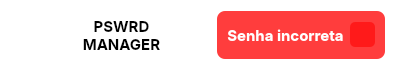
     <widget class="QFrame" name="Header">
      <property name="minimumSize">
       <size>
        <width>0</width>
        <height>70</height>
       </size>
      </property>
      <property name="maximumSize">
       <size>
        <width>16777215</width>
        <height>70</height>
       </size>
      </property>
      <property name="styleSheet">
       <string notr="true">background-color: rgb(255, 255, 255);</string>
      </property>
      <property name="frameShape">
       <enum>QFrame::NoFrame</enum>
      </property>
      <property name="frameShadow">
       <enum>QFrame::Raised</enum>
      </property>
      <property name="lineWidth">
       <number>0</number>
      </property>
      <layout class="QGridLayout" name="gridLayout">
       <item row="0" column="0">
        <widget class="QFrame" name="frame_logo">
         <property name="minimumSize">
          <size>
           <width>200</width>
           <height>0</height>
          </size>
         </property>
         <property name="maximumSize">
          <size>
           <width>313</width>
           <height>70</height>
          </size>
         </property>
         <property name="lineWidth">
          <number>0</number>
         </property>
         <widget class="QLabel" name="logo">
          <property name="geometry">
           <rect>
            <x>6</x>
            <y>0</y>
            <width>50</width>
            <height>50</height>
           </rect>
          </property>
          <property name="minimumSize">
           <size>
            <width>50</width>
            <height>50</height>
           </size>
          </property>
          <property name="maximumSize">
           <size>
            <width>60</width>
            <height>60</height>
           </size>
          </property>
          <property name="styleSheet">
           <string notr="true"/>
          </property>
          <property name="text">
           <string>&lt;html&gt;&lt;head/&gt;&lt;body&gt;&lt;p&gt;&lt;img src=&quot;:/Logo/Images/paypal.svg&quot; height=&quot;50&quot; width=&quot;50&quot;/&gt;&lt;/p&gt;&lt;/body&gt;&lt;/html&gt;</string>
          </property>
         </widget>
         <widget class="QLabel" name="logoTitle">
          <property name="geometry">
           <rect>
            <x>60</x>
            <y>5</y>
            <width>101</width>
            <height>38</height>
           </rect>
          </property>
          <property name="minimumSize">
           <size>
            <width>101</width>
            <height>38</height>
           </size>
          </property>
          <property name="maximumSize">
           <size>
            <width>120</width>
            <height>100</height>
           </size>
          </property>
          <property name="font">
           <font>
            <family>Inter</family>
            <pointsize>11</pointsize>
            <weight>75</weight>
            <bold>true</bold>
           </font>
          </property>
          <property name="text">
           <string>PSWRD
MANAGER</string>
          </property>
          <property name="alignment">
           <set>Qt::AlignCenter</set>
          </property>
         </widget>
         <zorder>logoTitle</zorder>
         <zorder>logo</zorder>
        </widget>
       </item>
       <item row="0" column="1">
        <widget class="QFrame" name="frame_error">
         <property name="maximumSize">
          <size>
           <width>350</width>
           <height>16777215</height>
          </size>
         </property>
         <property name="styleSheet">
          <string notr="true">background-color: rgb(255, 61, 61);
border-radius: 8px;
position: absolute;</string>
         </property>
         <property name="frameShape">
          <enum>QFrame::NoFrame</enum>
         </property>
         <property name="frameShadow">
          <enum>QFrame::Raised</enum>
         </property>
         <property name="lineWidth">
          <number>2</number>
         </property>
         <layout class="QHBoxLayout" name="horizontalLayout_3">
          <property name="leftMargin">
           <number>10</number>
          </property>
          <property name="topMargin">
           <number>3</number>
          </property>
          <property name="rightMargin">
           <number>10</number>
          </property>
          <property name="bottomMargin">
           <number>3</number>
          </property>
          <item>
           <widget class="QLabel" name="label_error">
            <property name="font">
             <font>
              <family>Inter</family>
              <pointsize>11</pointsize>
              <weight>75</weight>
              <bold>true</bold>
             </font>
            </property>
            <property name="styleSheet">
             <string notr="true">color: rgb(255, 255, 255);</string>
            </property>
            <property name="text">
             <string>Senha incorreta</string>
            </property>
            <property name="alignment">
             <set>Qt::AlignCenter</set>
            </property>
           </widget>
          </item>
          <item>
           <widget class="QPushButton" name="pushButton_closeError">
            <property name="maximumSize">
             <size>
              <width>25</width>
              <height>25</height>
             </size>
            </property>
            <property name="styleSheet">
             <string notr="true">QPushButton{
	border-radius: 5px;
	background-image: url(:/Close/Images/X.png);
	background-position:center;
	background-color: rgb(255, 26, 26);

}

QPushButton:hover{
	background-color: rgb(50, 50, 50);
	color: rgb(200, 200, 200);
}
QPushButton:pressed{
	background-color: rgb(35, 35, 35);
	color: rgb(200, 200, 200);
}</string>
            </property>
            <property name="text">
             <string/>
            </property>
           </widget>
          </item>
         </layout>
        </widget>
       </item>
       <item row="0" column="2">
        <widget class="QFrame" name="frame_empty">
         <property name="frameShape">
          <enum>QFrame::NoFrame</enum>
         </property>
         <property name="frameShadow">
          <enum>QFrame::Raised</enum>
         </property>
         <property name="lineWidth">
          <number>0</number>
         </property>
        </widget>
       </item>
      </layout>
     </widget>
